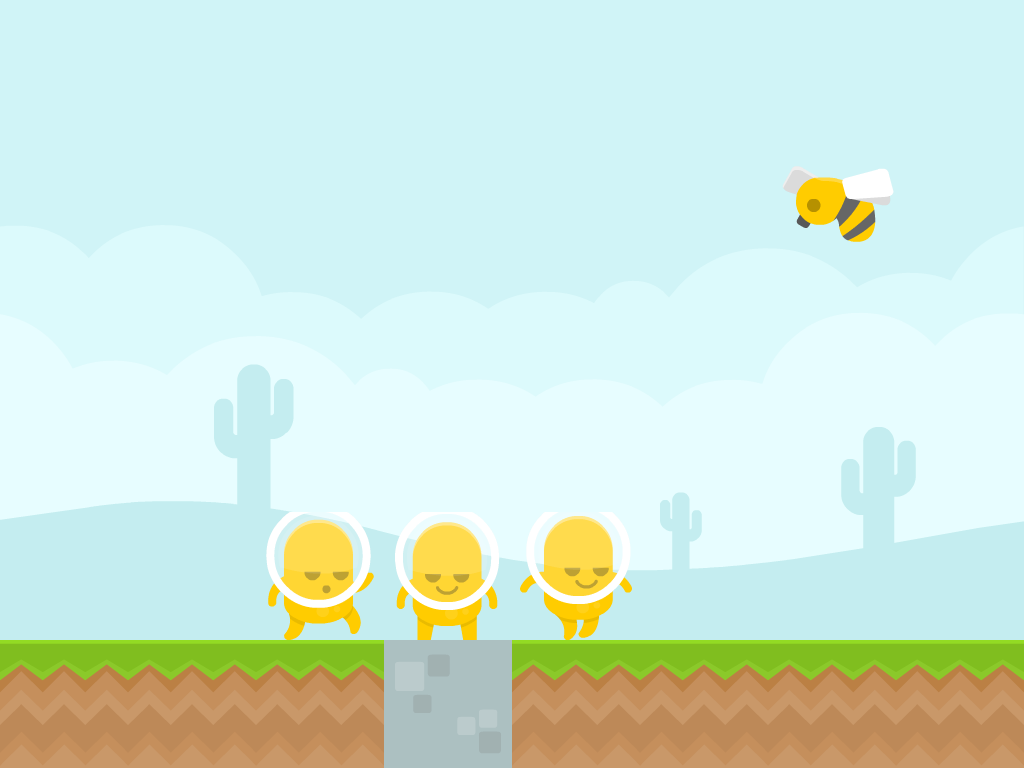

A level layout from a 2D game, rendered from its tile map. Below: a short description, then the map file with its tile-grid data intact:
An orthogonal 8x6 tile map with 128x128 px tiles, 4 tile layers (Background, Tiles, Enemies, Player), 4 tilesets.

<map version="1.0" orientation="orthogonal" renderorder="right-down" width="8" height="6" tilewidth="128" tileheight="128" nextobjectid="1">
 <tileset firstgid="1" name="blue_desert" tilewidth="128" tileheight="128">
  <image source="images/Backgrounds/blue_desert.png" width="1024" height="1024" />
 </tileset>
 <tileset firstgid="65" name="spritesheet_ground" tilewidth="128" tileheight="128">
  <image source="images/Spritesheets/spritesheet_ground.png" width="1024" height="2048" />
 </tileset>
 <tileset firstgid="193" name="spritesheet_enemies" tilewidth="128" tileheight="128">
  <image source="images/Spritesheets/spritesheet_enemies.png" width="1024" height="2048" />
 </tileset>
 <tileset firstgid="321" name="spritesheet_players" tilewidth="128" tileheight="128">
  <image source="images/Spritesheets/spritesheet_players.png" width="1024" height="2048" />
  <tile id="42">
   <animation>
    <frame tileid="42" duration="100" />
    <frame tileid="58" duration="500" />
   </animation>
  </tile>
  <tile id="57">
   <properties>
    <property name="state" value="walking" />
   </properties>
   <animation>
    <frame tileid="57" duration="500" />
    <frame tileid="73" duration="500" />
   </animation>
  </tile>
 </tileset>
 <layer name="Background" width="8" height="6">
  <data>
   <tile gid="9" />
   <tile gid="10" />
   <tile gid="11" />
   <tile gid="12" />
   <tile gid="13" />
   <tile gid="14" />
   <tile gid="15" />
   <tile gid="16" />
   <tile gid="17" />
   <tile gid="18" />
   <tile gid="19" />
   <tile gid="20" />
   <tile gid="21" />
   <tile gid="22" />
   <tile gid="23" />
   <tile gid="24" />
   <tile gid="25" />
   <tile gid="26" />
   <tile gid="27" />
   <tile gid="28" />
   <tile gid="29" />
   <tile gid="30" />
   <tile gid="31" />
   <tile gid="32" />
   <tile gid="33" />
   <tile gid="34" />
   <tile gid="35" />
   <tile gid="36" />
   <tile gid="37" />
   <tile gid="38" />
   <tile gid="39" />
   <tile gid="40" />
   <tile gid="41" />
   <tile gid="42" />
   <tile gid="43" />
   <tile gid="44" />
   <tile gid="45" />
   <tile gid="46" />
   <tile gid="47" />
   <tile gid="48" />
   <tile gid="49" />
   <tile gid="50" />
   <tile gid="51" />
   <tile gid="52" />
   <tile gid="53" />
   <tile gid="54" />
   <tile gid="55" />
   <tile gid="56" />
  </data>
 </layer>
 <layer name="Tiles" width="8" height="6">
  <data>
   <tile gid="0" />
   <tile gid="0" />
   <tile gid="0" />
   <tile gid="0" />
   <tile gid="0" />
   <tile gid="0" />
   <tile gid="0" />
   <tile gid="0" />
   <tile gid="0" />
   <tile gid="0" />
   <tile gid="0" />
   <tile gid="0" />
   <tile gid="0" />
   <tile gid="0" />
   <tile gid="0" />
   <tile gid="0" />
   <tile gid="0" />
   <tile gid="0" />
   <tile gid="0" />
   <tile gid="0" />
   <tile gid="0" />
   <tile gid="0" />
   <tile gid="0" />
   <tile gid="0" />
   <tile gid="0" />
   <tile gid="0" />
   <tile gid="0" />
   <tile gid="0" />
   <tile gid="0" />
   <tile gid="0" />
   <tile gid="0" />
   <tile gid="0" />
   <tile gid="0" />
   <tile gid="0" />
   <tile gid="0" />
   <tile gid="0" />
   <tile gid="0" />
   <tile gid="0" />
   <tile gid="0" />
   <tile gid="0" />
   <tile gid="73" />
   <tile gid="73" />
   <tile gid="73" />
   <tile gid="100" />
   <tile gid="73" />
   <tile gid="73" />
   <tile gid="73" />
   <tile gid="73" />
  </data>
 </layer>
 <layer name="Enemies" width="8" height="6">
  <data>
   <tile gid="0" />
   <tile gid="0" />
   <tile gid="0" />
   <tile gid="0" />
   <tile gid="0" />
   <tile gid="0" />
   <tile gid="0" />
   <tile gid="0" />
   <tile gid="0" />
   <tile gid="0" />
   <tile gid="0" />
   <tile gid="0" />
   <tile gid="0" />
   <tile gid="0" />
   <tile gid="236" />
   <tile gid="0" />
   <tile gid="0" />
   <tile gid="0" />
   <tile gid="0" />
   <tile gid="0" />
   <tile gid="0" />
   <tile gid="0" />
   <tile gid="0" />
   <tile gid="0" />
   <tile gid="0" />
   <tile gid="0" />
   <tile gid="0" />
   <tile gid="0" />
   <tile gid="0" />
   <tile gid="0" />
   <tile gid="0" />
   <tile gid="0" />
   <tile gid="0" />
   <tile gid="0" />
   <tile gid="0" />
   <tile gid="0" />
   <tile gid="0" />
   <tile gid="0" />
   <tile gid="0" />
   <tile gid="0" />
   <tile gid="0" />
   <tile gid="0" />
   <tile gid="0" />
   <tile gid="0" />
   <tile gid="0" />
   <tile gid="0" />
   <tile gid="0" />
   <tile gid="0" />
  </data>
 </layer>
 <layer name="Player" width="8" height="6">
  <data>
   <tile gid="0" />
   <tile gid="0" />
   <tile gid="0" />
   <tile gid="0" />
   <tile gid="0" />
   <tile gid="0" />
   <tile gid="0" />
   <tile gid="0" />
   <tile gid="0" />
   <tile gid="0" />
   <tile gid="0" />
   <tile gid="0" />
   <tile gid="0" />
   <tile gid="0" />
   <tile gid="0" />
   <tile gid="0" />
   <tile gid="0" />
   <tile gid="0" />
   <tile gid="0" />
   <tile gid="0" />
   <tile gid="0" />
   <tile gid="0" />
   <tile gid="0" />
   <tile gid="0" />
   <tile gid="0" />
   <tile gid="0" />
   <tile gid="0" />
   <tile gid="0" />
   <tile gid="0" />
   <tile gid="0" />
   <tile gid="0" />
   <tile gid="0" />
   <tile gid="0" />
   <tile gid="0" />
   <tile gid="331" />
   <tile gid="363" />
   <tile gid="378" />
   <tile gid="0" />
   <tile gid="0" />
   <tile gid="0" />
   <tile gid="0" />
   <tile gid="0" />
   <tile gid="0" />
   <tile gid="0" />
   <tile gid="0" />
   <tile gid="0" />
   <tile gid="0" />
   <tile gid="0" />
  </data>
 </layer>
</map>
